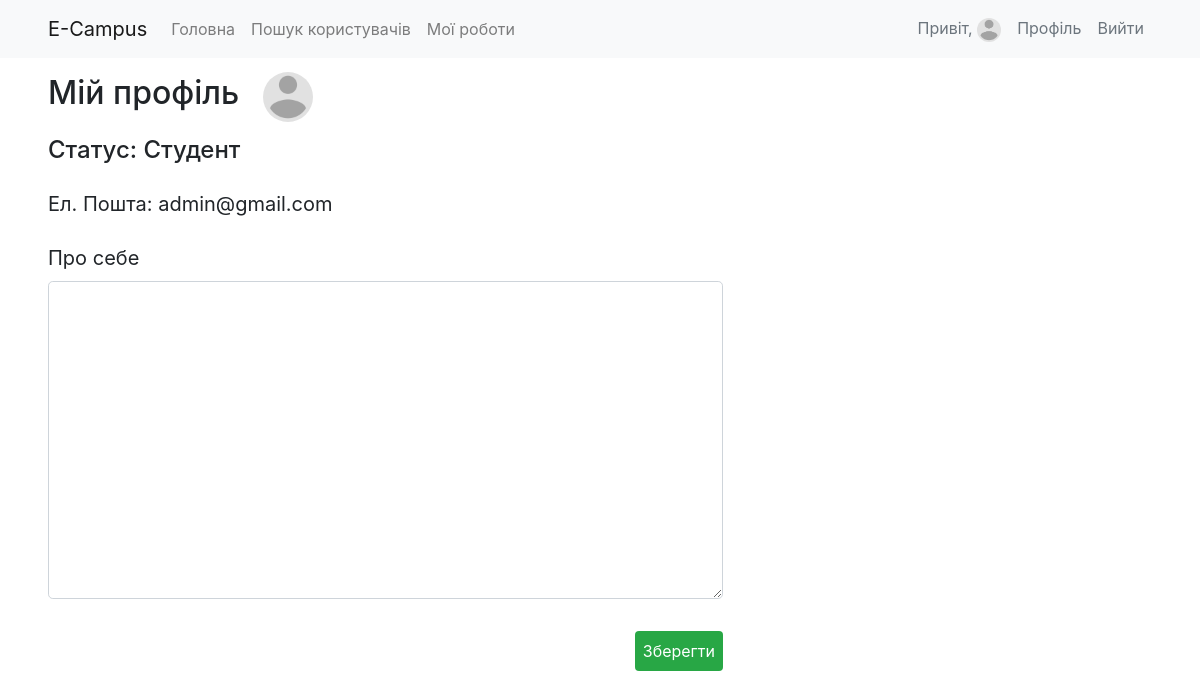
Page /sign/profile/ (signed in) on the committed database.
### authentication/models.py (models this page shows, shortened)
class User(AbstractUser):
    username = models.CharField(
        max_length=40,
        help_text="Required. 40 characters or fewer. Letters, digits and @/./+/-/_ only.",
        error_messages={
            "unique": "A user with that username already exists.",
        },
    )
    email = models.EmailField(unique=True)
    CAMPUS_TYPE_CHOICES = (
        ('teacher', 'Викладач'),
        ('student', 'Студент'),
    )
    def file_size_validator(image: models.ImageField):
        """
        Function that checks whether file size not exceed the limit
        :param image: django.db.models.ImageField, user's image
        :return: None, ValidationError if image size exceeds the limit
        """
        file_size = image.file.size
        megabyte_limit = 2.5
        if file_size > megabyte_limit * 1024 * 1024:
            raise ValidationError(f"File size should be {megabyte_limit} Mb")
    photo = models.ImageField(upload_to='avatars', validators=[
        FileExtensionValidator(allowed_extensions=['jpg', 'jpeg', 'png']),
        file_size_validator])
    campus_type = models.CharField(max_length=8, choices=CAMPUS_TYPE_CHOICES, default='student')
    bio = models.TextField(blank=True, null=True)
    USERNAME_FIELD = 'email'
    objects = CustomUserManager()
    REQUIRED_FIELDS = []

### authentication/views.py (the view, shortened to what this page needs)
# urls.py: path('profile/', views.my_profile_page, name="my_profile"),
@login_required
def my_profile_page(request):
    user = request.user
    form = UserProfileForm(instance=user)
    return render(request, 'authentication/my_profile.html', {'form': form})

### authentication/forms.py
class UserProfileForm(forms.ModelForm):
    password = forms.CharField(required=False, widget=forms.PasswordInput)
    class Meta:
        model = User
        fields = ['photo', 'bio', 'password']
    def __init__(self, *args, **kwargs):
        super(UserProfileForm, self).__init__(*args, **kwargs)
        for visible in self.visible_fields():
            visible.field.widget.attrs['class'] = 'form-control form-control-lg'

### templates/authentication/my_profile.html (shortened to what this page needs)
{% extends 'base.html' %}
{% load static %}
{% block content %}
    {% include 'navbar.html' %}
    <div class="mx-5 w-75">
        <div class="d-flex align-items-center">
            <h2 class="py-3 mr-4">Мій профіль</h2>
            <img src="{{ request.user.photo.url }}" alt="Аватар" style="height: 50px; border-radius: 50%">
        </div>
        <h4 class="">Статус: {{ request.user.get_campus_type_display }}</h4>
        <form class="mt-4 w-75" action="" method="post" enctype="multipart/form-data" style="font-size: 20px">
            <div class="form-group">
                <label for="score">Ел. Пошта: </label>
                {{ request.user.email }}
            </div>
            <div class="form-group">
                <label for="deadline">Про себе</label>
                {{ form.bio }}
            </div>
            <div class="form-group d-flex flex-row-reverse">
                <button type="submit" class="btn btn-success rounded py-2 px-2 h-25 my-3 border-0">Зберегти</button>
            </div>
        </form>
    </div>
{% endblock %}

### templates/navbar.html (shortened to what this page needs)
<nav class="navbar navbar-expand-lg navbar-light bg-light px-5">
    <a class="navbar-brand" href="{% url 'main' %}">E-Campus</a>
    <div class="collapse navbar-collapse" id="navbarSupportedContent">
        <ul class="navbar-nav mr-auto">
            <li class="nav-item">
                <a class="nav-link" href="{% url 'main' %}">Головна</a>
            </li>
            <li class="nav-item">
                <a class="nav-link" href="{% url 'search_users' %}">Пошук користувачів</a>
            </li>
            {% if request.user.is_authenticated %}
            <li class="nav-item">
                <a class="nav-link" href="{% url 'articles_by_user' %}">Мої роботи</a>
            </li>
            {% endif %}
        </ul>
        {% if request.user.is_authenticated %}
            <ul class="navbar-nav my-2 my-lg-0">
                <li class="nav-item">
                <span class="nav-link text-muted" href="#">Привіт,
                <img  src="{{ request.user.photo.url }}" alt="Аватар" style="height: 24px; border-radius: 50%"></span>
                </li>
                  <li class="nav-item">
                    <a class="nav-link text-muted" href="{% url 'my_profile' %}">Профіль</a>
                </li>
                <li class="nav-item">
                    <a class="nav-link text-muted" href="{% url 'logout' %}">Вийти</a>
                </li>
            </ul>
        {% else %}
            <ul class="navbar-nav my-2 my-lg-0">
                <li class="nav-item">
                    <a class="nav-link text-muted" href="{% url 'login' %}">Авторизуватись</a>
                </li>
            </ul>
        {% endif %}
    </div>
</nav>

### rows in the picture
User: user.photo (placeholder picture), user.campus_type "Студент", user.email "admin@gmail.com"
